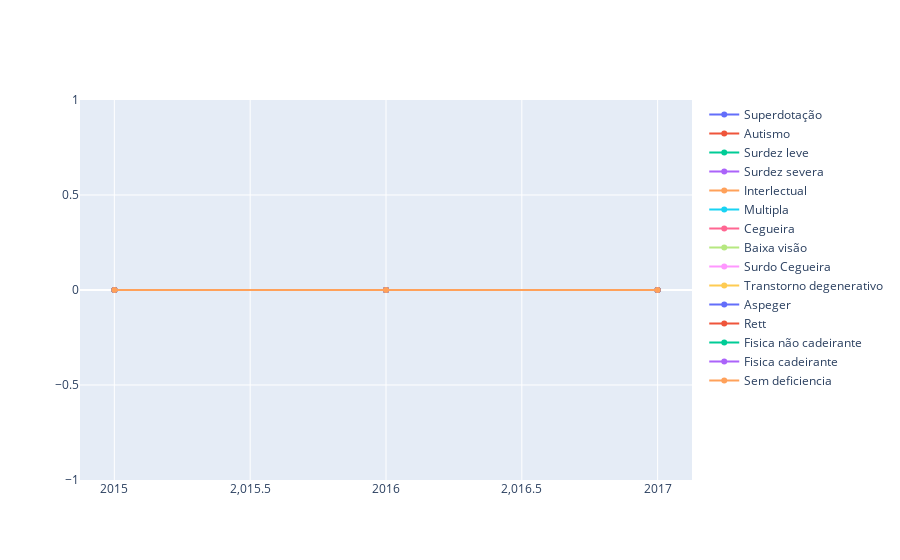

The notebook cell saved with this chart:
### Code cell
import plotly.graph_objects as go
import numpy as np

columns = ['AN_LETIVO', 'NEE_ALT_HAB', 'DEF__AUTISMO', 'DEF__SURDEZ_LEVE', 'DEF__SURDEZ_SEV', 'DEF__INTELECT', 'DEF__MULTIPLA', 'DEF__CEGUEIRA', 'DEF__BAIXA_VISAO', 'DEF__SURDO_CEG', 'DEF__TRANST_DES_INF', 'DEF__SINDR_ASPER', 'DEF__SINDR_RETT', 'DEF__FIS_N_CADEIR', 'DEF__FIS_CADEIR', 'DEF__N_POSSUI']
labels = ['Superdotação', 'Autismo', 'Surdez leve', 'Surdez severa', 'Interlectual', 'Multipla', 'Cegueira', 'Baixa visão', 'Surdo Cegueira', 'Transtorno degenerativo', 'Aspeger', 'Rett', 'Fisica não cadeirante', 'Fisica cadeirante', 'Sem deficiencia']

df['AN_LETIVO'] = y['AN_LETIVO'].unique()

for column in columns[1:]:
    df[column] = list([np.sum(y.loc[y['AN_LETIVO'] == 2020][column]), np.sum(y.loc[y['AN_LETIVO'] == 2019][column]), np.sum(y.loc[y['AN_LETIVO'] == 2018][column]), np.sum(y.loc[y['AN_LETIVO'] == 2017][column]), np.sum(y.loc[y['AN_LETIVO'] == 2016][column]), np.sum(y.loc[y['AN_LETIVO'] == 2015][column])])

fig = go.Figure()
for i, column in enumerate(columns[1:]):
    fig.add_trace(go.Scatter(x=df["AN_LETIVO"], y=df[column], name=labels[i],
                        text=labels[i],
                        hoverinfo='text+y',
                        line_shape='linear'))
fig.show()

### Figure 1 — Plotly figure (JSON) as saved in the notebook; plotly's stock layout.template omitted (floating-point values rounded to 4 significant figures)
{"data": [{"hoverinfo": "text+y", "line": {"shape": "linear"}, "name": "Superdotação", "text": "Superdotação", "type": "scatter", "x": [2017, 2016, 2015], "y": [0, 0, 0]}, {"hoverinfo": "text+y", "line": {"shape": "linear"}, "name": "Autismo", "text": "Autismo", "type": "scatter", "x": [2017, 2016, 2015], "y": [0, 0, 0]}, {"hoverinfo": "text+y", "line": {"shape": "linear"}, "name": "Surdez leve", "text": "Surdez leve", "type": "scatter", "x": [2017, 2016, 2015], "y": [0, 0, 0]}, {"hoverinfo": "text+y", "line": {"shape": "linear"}, "name": "Surdez severa", "text": "Surdez severa", "type": "scatter", "x": [2017, 2016, 2015], "y": [0, 0, 0]}, {"hoverinfo": "text+y", "line": {"shape": "linear"}, "name": "Interlectual", "text": "Interlectual", "type": "scatter", "x": [2017, 2016, 2015], "y": [0, 0, 0]}, {"hoverinfo": "text+y", "line": {"shape": "linear"}, "name": "Multipla", "text": "Multipla", "type": "scatter", "x": [2017, 2016, 2015], "y": [0, 0, 0]}, {"hoverinfo": "text+y", "line": {"shape": "linear"}, "name": "Cegueira", "text": "Cegueira", "type": "scatter", "x": [2017, 2016, 2015], "y": [0, 0, 0]}, {"hoverinfo": "text+y", "line": {"shape": "linear"}, "name": "Baixa visão", "text": "Baixa visão", "type": "scatter", "x": [2017, 2016, 2015], "y": [0, 0, 0]}, {"hoverinfo": "text+y", "line": {"shape": "linear"}, "name": "Surdo Cegueira", "text": "Surdo Cegueira", "type": "scatter", "x": [2017, 2016, 2015], "y": [0, 0, 0]}, {"hoverinfo": "text+y", "line": {"shape": "linear"}, "name": "Transtorno degenerativo", "text": "Transtorno degenerativo", "type": "scatter", "x": [2017, 2016, 2015], "y": [0, 0, 0]}, {"hoverinfo": "text+y", "line": {"shape": "linear"}, "name": "Aspeger", "text": "Aspeger", "type": "scatter", "x": [2017, 2016, 2015], "y": [0, 0, 0]}, {"hoverinfo": "text+y", "line": {"shape": "linear"}, "name": "Rett", "text": "Rett", "type": "scatter", "x": [2017, 2016, 2015], "y": [0, 0, 0]}, {"hoverinfo": "text+y", "line": {"shape": "linear"}, "name": "Fisica não cadeirante", "text": "Fisica não cadeirante", "type": "scatter", "x": [2017, 2016, 2015], "y": [0, 0, 0]}, {"hoverinfo": "text+y", "line": {"shape": "linear"}, "name": "Fisica cadeirante", "text": "Fisica cadeirante", "type": "scatter", "x": [2017, 2016, 2015], "y": [0, 0, 0]}, {"hoverinfo": "text+y", "line": {"shape": "linear"}, "name": "Sem deficiencia", "text": "Sem deficiencia", "type": "scatter", "x": [2017, 2016, 2015], "y": [0, 0, 0]}], "layout": {}}
